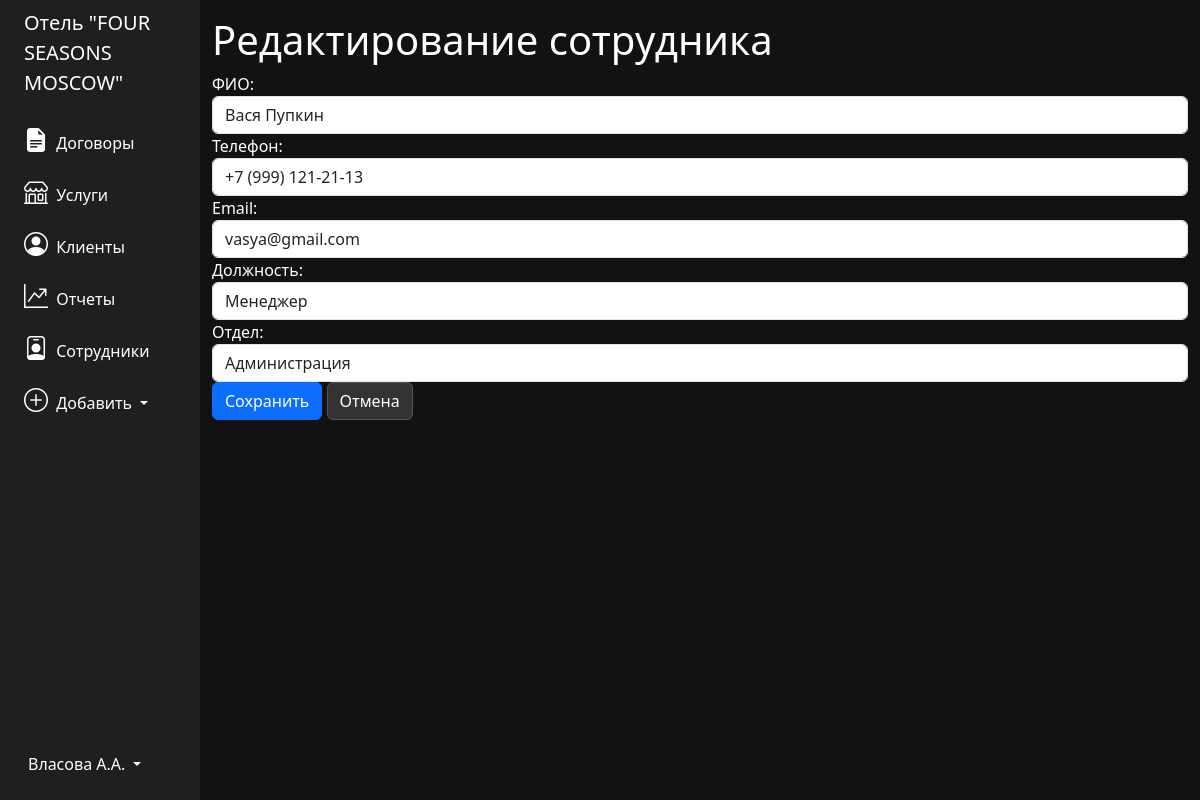
Screenshot of /employee/edit/1 with the database file from the repository.
### tables this page shows
CREATE TABLE "employees" (
    "id_employee" INTEGER,
    "name" TEXT NOT NULL,
    "phone_number" TEXT,
    "email" TEXT,
    "position" TEXT,
    "department" TEXT,
    PRIMARY KEY("id_employee" AUTOINCREMENT)
);

### app.py (the view, shortened to what this page needs)
@app.route('/employee/edit/<int:employee_id>', methods=['GET', 'POST'])
def edit_employee(employee_id):
    conn = get_db_connection()
    employee = conn.execute("SELECT * FROM employees WHERE id_employee = ?", (employee_id,)).fetchone()
    if not employee:
        flash("Сотрудник не найден.")
        return redirect('/employees')
    conn.close()
    return render_template('edit_employee.html', employee=employee)

### app.py (called while the page is built)
def get_db_connection():
    conn = sqlite3.connect('database.db')
    conn.row_factory = sqlite3.Row
    return conn

### templates/edit_employee.html
{% extends 'base.html' %}
{% block content %}
<h1>Редактирование сотрудника</h1>
<form method="POST">
    <div class="form-group">
        <label for="name">ФИО:</label>
        <input type="text" id="name" name="name" value="{{ employee['name'] }}" class="form-control" required>
    </div>
    <div class="form-group">
        <label for="phone_number">Телефон:</label>
        <input type="text" id="phone_number" name="phone_number" value="{{ employee['phone_number'] }}" class="form-control" required>
    </div>
    <div class="form-group">
        <label for="email">Email:</label>
        <input type="email" id="email" name="email" value="{{ employee['email'] }}" class="form-control" required>
    </div>
    <div class="form-group">
        <label for="position">Должность:</label>
        <input type="text" id="position" name="position" value="{{ employee['position'] }}" class="form-control" required>
    </div>
    <div class="form-group">
        <label for="department">Отдел:</label>
        <input type="text" id="department" name="department" value="{{ employee['department'] }}" class="form-control" required>
    </div>
    <button type="submit" class="btn btn-primary">Сохранить</button>
    <a href="/employees" class="btn btn-secondary">Отмена</a>
</form>
{% endblock %}

### templates/base.html (style rules this page uses)
body { background-color: #121212; color: white; }
.btn-secondary { background-color: #333; border-color: #555; }

### rows the page displays
employees: name "Вася Пупкин", phone_number "+7 (999) 121-21-13", email "vasya@gmail.com", position "Менеджер", department "Администрация"
